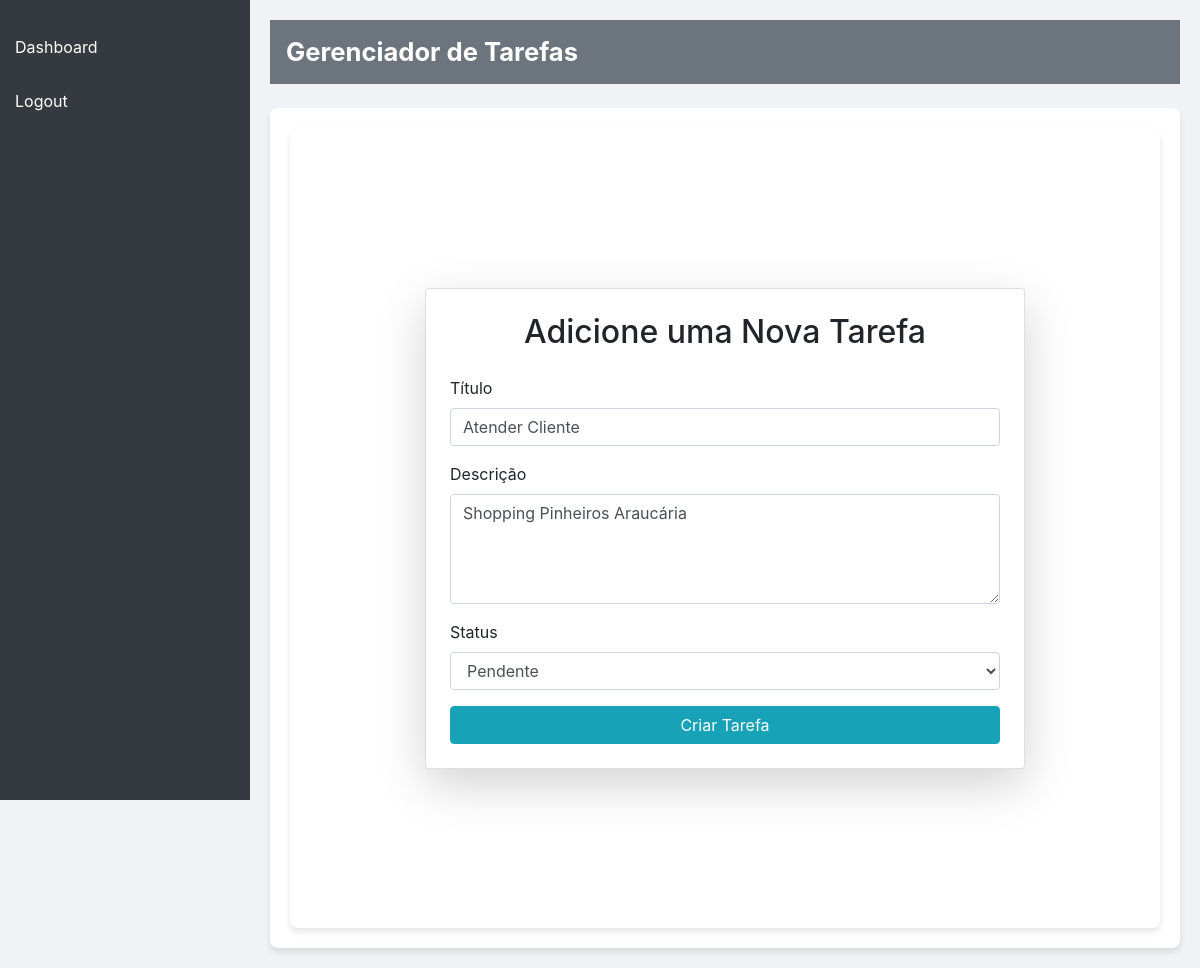
/edit_task/1 (signed in), run on the app's committed database.
### app.py (models this page shows)
class Task(db.Model):
    id = db.Column(db.Integer, primary_key=True)
    title = db.Column(db.String(100), nullable=False)
    description = db.Column(db.Text, nullable=False)
    status = db.Column(db.String(20), default='pendente')
    user_id = db.Column(db.Integer, db.ForeignKey('user.id'), nullable=False)

### app.py (the view)
@app.route('/edit_task/<int:task_id>', methods=['GET', 'POST'])
def edit_task(task_id):
    if 'user_id' not in session:
        return redirect(url_for('login'))
    task = Task.query.get_or_404(task_id)
    if request.method == 'POST':
        task.title = request.form['title']
        task.description = request.form['description']
        task.status = request.form['status']
        db.session.commit()
        return redirect(url_for('dashboard'))
    return render_template('task_form.html', task=task)

### templates/task_form.html (shortened to what this page needs)
{% extends 'base.html' %}
{% block content %}
<div class="container d-flex justify-content-center align-items-center min-vh-100">
    <div class="card shadow-lg p-4 w-100" style="max-width: 600px;">
        <h2 class="text-center mb-4">Adicione uma Nova Tarefa</h2>
        <form method="POST">
            <div class="form-group">
                <label for="title">Título</label>
                <input type="text" class="form-control" id="title" name="title" placeholder="Titulo da Tarefa" value="{{ task.title if task else '' }}" required>
            </div>
            <div class="form-group">
                <label for="description">Descrição</label>
                <textarea class="form-control" id="description" name="description" rows="4" placeholder="Coloque a Descrição" required>{{ task.description if task else '' }}</textarea>
            </div>
            <div class="form-group">
                <label for="status">Status</label>
                <select class="form-control" id="status" name="status" required>
                    <option value="Pendente" {% if task and task.status == 'Pendente' %}selected{% endif %}>Pendente</option>
                </select>
            </div>
            <button type="submit" class="btn btn-primary btn-block">Criar Tarefa</button>
        </form>
    </div>
</div>
{% endblock %}

### templates/base.html (style rules this page uses)
body { background-color: #f0f2f5; }
.btn-primary { background-color: #17a2b8; border-color: #17a2b8; }
.container { background-color: #ffffff; border-radius: 8px; box-shadow: 0px 4px 6px rgba(0, 0, 0, 0.1); padding: 20px; }

### data on the page
Task: title "Atender Cliente", description "Shopping Pinheiros Araucária", status "Pendente"
